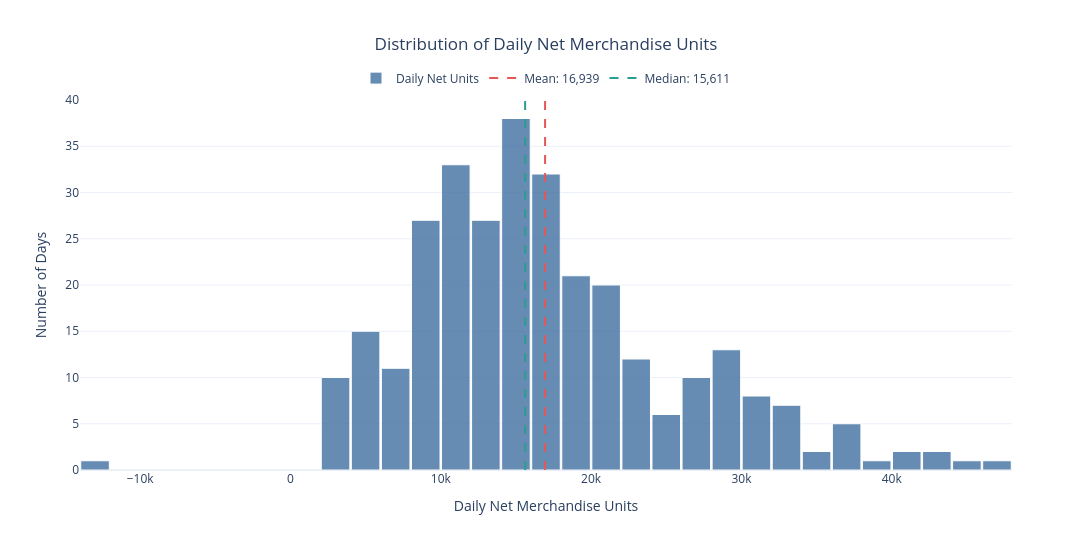

The notebook cell saved with this chart:
### Markdown cell above
#### Analyzing Daily Units Sold

### Code cell
daily_units_sold = (
    merchandise_df.groupby("Transaction_Date")["Quantity"]
    .sum()
    .sort_index()
)

mean_units = daily_units_sold.mean()
median_units = daily_units_sold.median()

fig = go.Figure()

fig.add_trace(
    go.Histogram(
        x=daily_units_sold,
        nbinsx=30,
        name="Daily Net Units",
        marker=dict(
            color="#4C78A8",
            line=dict(color="white", width=1)
        ),
        opacity=0.85,
        hovertemplate=(
            "Daily Net Units: %{x:,.0f}"
            "<br>Number of Days: %{y}"
            "<extra></extra>"
        )
    )
)

fig.add_vline(
    x=mean_units,
    line=dict(color="#E45756", width=2, dash="dash")
)

fig.add_vline(
    x=median_units,
    line=dict(color="#2A9D8F", width=2, dash="dash")
)

fig.add_trace(
    go.Scatter(
        x=[None],
        y=[None],
        mode="lines",
        line=dict(color="#E45756", width=2, dash="dash"),
        name=f"Mean: {mean_units:,.0f}"
    )
)

fig.add_trace(
    go.Scatter(
        x=[None],
        y=[None],
        mode="lines",
        line=dict(color="#2A9D8F", width=2, dash="dash"),
        name=f"Median: {median_units:,.0f}"
    )
)

fig.update_layout(
    title=dict(
        text="Distribution of Daily Net Merchandise Units",
        x=0.5,
        xanchor="center"
    ),
    xaxis_title="Daily Net Merchandise Units",
    yaxis_title="Number of Days",
    template="plotly_white",
    width=1100,
    height=550,
    bargap=0.05,
    legend=dict(
        orientation="h",
        yanchor="bottom",
        y=1.02,
        xanchor="center",
        x=0.5
    )
)

fig.show()

display(
    daily_units_sold.describe(
        percentiles=[0.25, 0.50, 0.75, 0.90, 0.95, 0.99]
    ).to_frame("Daily_Net_Units")
)

### Figure 1 — Plotly figure (JSON) as saved in the notebook; plotly's stock layout.template omitted (floating-point values rounded to 4 significant figures; data arrays with more than 128 entries replaced by an {"elided": "..."} marker saying what was removed)
{"data": [{"hovertemplate": "Daily Net Units: %{x:,.0f}<br>Number of Days: %{y}<extra></extra>", "marker": {"color": "#4C78A8", "line": {"color": "white", "width": 1}}, "name": "Daily Net Units", "nbinsx": 30, "opacity": 0.85, "type": "histogram", "x": {"elided": "305 int values"}}, {"line": {"color": "#E45756", "dash": "dash", "width": 2}, "mode": "lines", "name": "Mean: 16,939", "type": "scatter", "x": [null], "y": [null]}, {"line": {"color": "#2A9D8F", "dash": "dash", "width": 2}, "mode": "lines", "name": "Median: 15,611", "type": "scatter", "x": [null], "y": [null]}], "layout": {"bargap": 0.05, "height": 550, "legend": {"orientation": "h", "x": 0.5, "xanchor": "center", "y": 1.02, "yanchor": "bottom"}, "shapes": [{"line": {"color": "#E45756", "dash": "dash", "width": 2}, "type": "line", "x0": 16940.0, "x1": 16940.0, "xref": "x", "y0": 0, "y1": 1, "yref": "y domain"}, {"line": {"color": "#2A9D8F", "dash": "dash", "width": 2}, "type": "line", "x0": 15611, "x1": 15611, "xref": "x", "y0": 0, "y1": 1, "yref": "y domain"}], "title": {"text": "Distribution of Daily Net Merchandise Units", "x": 0.5, "xanchor": "center"}, "width": 1100, "xaxis": {"title": {"text": "Daily Net Merchandise Units"}}, "yaxis": {"title": {"text": "Number of Days"}}}}
